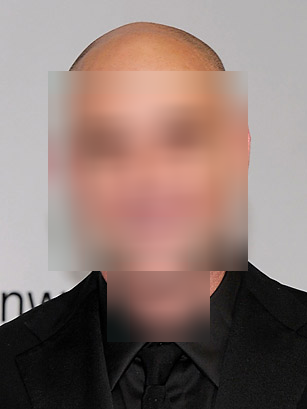
#> input picture result.png, 307 x 409 px
$ python -i blurtest.py   (imports and definitions only)   (Python 2 division)
#> lines starting #> are read from the running program, lines starting #| are printed output that depends on the picture; after the words box and inside, x2 and y2 are one past the last pixel; in counts of white or black regions, pixels touching at a corner belong together
# import the necessary packages
import numpy as np
import cv2
from Tkinter import *
from tkFileDialog import askopenfilename
from PIL import ImageTk, Image
import os
import time
import datetime, time

# [59 lines left out: functions secondCount, show_frame, takepic, not called in this run]
def donothing():
    print "hey"
def makepic():
   filewin = Toplevel(root)
   img = ImageTk.PhotoImage(Image.open("result.png"))
   panel = Label(filewin, image = img)
   panel.pack(side = "bottom", fill = "both", expand = "yes")
   filewin.mainloop()
# [35 lines left out: function censorbar, not called in this run]
def pickfile():
    Tk().withdraw() # we don't want a full GUI, so keep the root window from appearing
    filename = askopenfilename() # show an "Open" dialog box and return the path to the selected file
#> the answer given: result.png
    image = cv2.imread(filename)
#> image is the input picture: shape (409, 307, 3); mean B, G, R 114, 120, 140.5
    result_image = image.copy()

    # Specify the trained cascade classifier
    face_cascade = cv2.CascadeClassifier('haarcascade_frontalface_default.xml')

    #Preprocess the image
    grayimg = cv2.cvtColor(image, cv2.COLOR_BGR2GRAY)
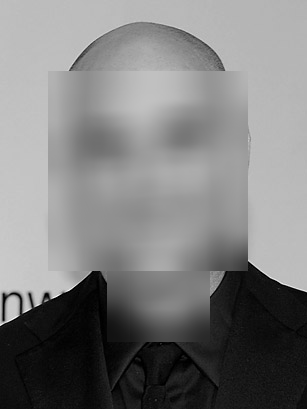
#> grayimg: shape (409, 307); min 0, max 254, mean 125.5
    grayimg = cv2.equalizeHist(grayimg)
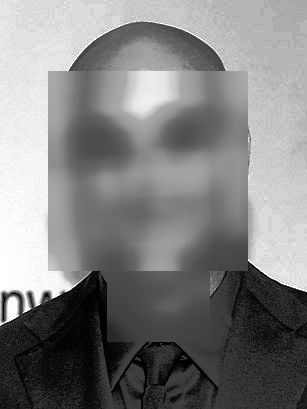
#> grayimg: shape (409, 307); min 0, max 255, mean 128.7

    #Run the classifiers
    flags=cv2.CASCADE_SCALE_IMAGE
    faces = face_cascade.detectMultiScale(grayimg, 1.1, 2, 0| cv2.CASCADE_SCALE_IMAGE, (30, 30))
#> faces = [[37, 64, 218, 218]]


    if len(faces) != 0:         # If there are faces in the images
        print "Faces detected"
        for f in faces:         # For each face in the image

            # Get the origin co-ordinates and the length and width till where the face extends
            x, y, w, h = [ v for v in f ]

            # get the rectangle img around all the faces
            cv2.rectangle(image, (x,y), (x+w,y+h), (255,255,0), 0)
            sub_face = image[y:y+h, x:x+w]
            # apply a gaussian blur on this new recangle image
            sub_face = cv2.GaussianBlur(sub_face,(45, 45), 45)
            # merge this blurry rectangle to our final image
            result_image[y:y+sub_face.shape[0], x:x+sub_face.shape[1]] = sub_face
            face_file_name = "./face_" + str(y) + ".jpg"
            cv2.imwrite(face_file_name, sub_face)
#> this loop made 1 pass
#> (x, y, w, h, face_file_name) on pass 1: (37, 64, 218, 218, './face_64.jpg')
#> pass 1, in pickfile, `sub_face = image[y:y+h, x:x+w]`:
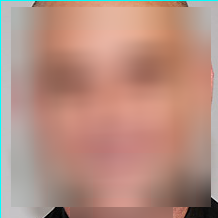
#> sub_face: shape (218, 218, 3); mean B, G, R 129.2, 142.3, 182.6
#> pass 1, in pickfile, `sub_face = cv2.GaussianBlur(sub_face,(45, 45), 45)`:
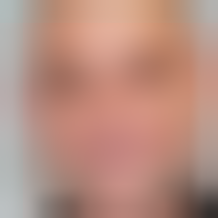
#> sub_face: shape (218, 218, 3); mean B, G, R 128.7, 141.9, 183.4
#> after the loop:
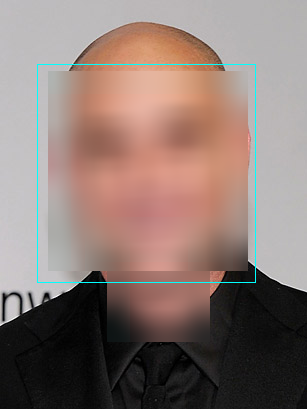
#> image: shape (409, 307, 3); 0.69% of pixels changed, all inside (x1, y1, x2, y2) = (37, 64, 256, 283)
#> after the loop:
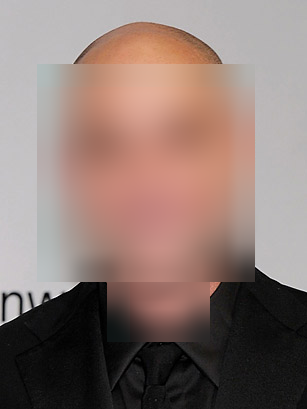
#> result_image: shape (409, 307, 3); mean B, G, R 114.1, 120.1, 140.1


    #cv2.imshow("Detected face", result_image)
    cv2.imwrite("./result.png", result_image)
    makepic()

# [1 line not run here, left out]

# [1 line that did not run here, left out]
# [5 lines not run here, left out]


button = Button(text="Blur Face", command=pickfile)
# [1 line not run here, left out]
button2 = Button(text="Censor Bar", command=censorbar)
# [1 line not run here, left out]
button2 = Button(text="Take Picture", command=takepic)
# [12 lines not run here, left out]

#> (the run stopped early here; a loop or call above may not have finished)
